Frame 1 (no input): blank canvas, image omitted
Frame 60 (no input): blank canvas, image omitted
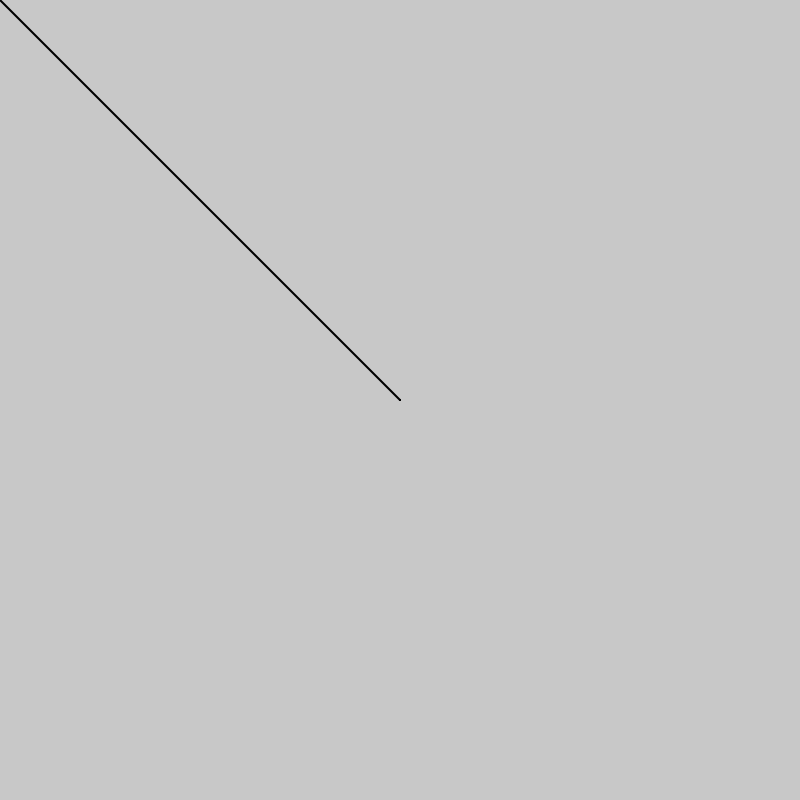
Frame 120 (the mouse pressed at the canvas centre since frame 60)

The p5.js sketch whose frames 1 and 60 were blank and that drew this single picture after the mouse press (run headless with seeded random() and noise() and a simulated clock; from frame 60 on, the mouse is pressed at the canvas centre):

// p5.js sketch
// ── sketch.js
let previousMouseX = -1;
let previousMouseY = -1;
let canvas;
let selectArea;
/**
 * selectMode - 0 Start
 * selectMode - 1 Press select area
 * selectMode - 2 press cut(pixels copied and cleared from canvas)
 */
let selectMode;
let editMode;
let selectButton, clearButton, editButton;
let pencilButton, thickPencilButton;
let colorButtons = [];
let selectedColor= 'black';
let currentShape =[];
let selectedPixels;
let pencilType = "regular";

function setup ( ) {
	canvas =createCanvas(800, 800);
	background(200);
	noFill();
	stroke(0);
	selectMode= 0;
	editMode=0;
	selectArea = {x:0,y:0, w: 100, h: 100};

	selectButton = createButton('Select area');
	clearButton = createButton('Clear');
	editButton = createButton('Create Shape');
	pencilButton = createButton('Regular Pencil');
	thickPencilButton = createButton('Thick Pencil');

	const colors = ['black', 'red', 'blue', 'green', 'yellow', 'purple'];
	for (let col of colors) {
		let colorButton = createButton('');
		colorButton.style('background-color', col);
		colorButton.style('width', '30px');
		colorButton.style('height', '30px');
		colorButton.mousePressed(() => selectedColor = col);
		colorButtons.push(colorButton);
	}

	selectButton.mousePressed(handleSelectButton);
	clearButton.mousePressed(() => {
		background(200);
		previousMouseX = -1;
		previousMouseY = -1;
	});
	editButton.mousePressed(handleEditButton);
	pencilButton.mousePressed(() => pencilType = "regular");
	thickPencilButton.mousePressed(() => pencilType = "thick");
}

function draw() {
	if (!mouseIsPressed && selectMode === 0 && editMode === 0) {
		previousMouseX = mouseX;
		previousMouseY = mouseY;
	}

	if (mouseIsPressed && editMode === 0) {
		if (selectMode === 0 && mousePressOnCanvas(canvas)) {
			if (previousMouseX === -1) {
				previousMouseX = mouseX;
				previousMouseY = mouseY;
			} else {
				stroke(selectedColor);
				strokeWeight(pencilType === "thick" ? 8 : 2);
				line(previousMouseX, previousMouseY, mouseX, mouseY);
				previousMouseX = mouseX;
				previousMouseY = mouseY;
			}
		} else if (selectMode === 1) {
			updatePixels();
			noStroke();
			fill(255, 0, 0, 100);
			rect(selectArea.x, selectArea.y, selectArea.w, selectArea.h);
		}
	}

	if (editMode > 0) {
		updatePixels();
		if (mouseIsPressed && mousePressOnCanvas(canvas) && editMode === 2) {
			for (let i = 0; i < currentShape.length; i++) {
				if (dist(currentShape[i].x, currentShape[i].y, mouseX, mouseY) < 15) {
					currentShape[i].x = mouseX;
					currentShape[i].y = mouseY;
				}
			}
		}
		beginShape();
		for (let i = 0; i < currentShape.length; i++) {
			vertex(currentShape[i].x, currentShape[i].y);
			if (editMode === 2) {
				fill('red');
				ellipse(currentShape[i].x, currentShape[i].y, 10, 10);
			}
		}
		if (editMode === 0) {
			fill(selectedColor);
		}
		endShape(CLOSE);
	}
}

function mousePressed() {
	switch (selectMode) {
		case 1:
			selectArea.x = mouseX;
			selectArea.y = mouseY;
			break;
		case 2:
			image(selectedPixels, mouseX, mouseY);
			break;
	}
}

function mouseDragged() {
	if (selectMode === 1) {
		let width = mouseX - selectArea.x;
		let height = mouseY - selectArea.y;
		selectArea.w = width;
		selectArea.h = height;
	}
}

function mouseReleased() {
	if (mousePressOnCanvas(canvas) && editMode === 1) {
		currentShape.push({x: mouseX, y: mouseY});
	}
}

function handleSelectButton() {
	switch (selectMode) {
		case 0:
			selectMode += 1;
			selectButton.html('Cut');
			loadPixels();
			break;
		case 1:
			selectMode += 1;
			selectButton.html('End Paste');
			updatePixels();
			selectedPixels = get(selectArea.x, selectArea.y, selectArea.w, selectArea.h);
			fill(200);
			noStroke();
			rect(selectArea.x, selectArea.y, selectArea.w, selectArea.h);
			break;
		case 2:
			selectMode = 0;
			loadPixels();
			previousMouseX = -1;
			previousMouseY = -1;
			selectArea = {x: 0, y: 0, w: 100, h: 100};
			selectButton.html('Select area');
			break;
	}
}

function handleEditButton() {
	switch (editMode) {
		case 0:
			editMode = 1;
			editButton.html("Edit Vertices");
			break;
		case 1:
			editMode = 2;
			editButton.html("Finish Shape");
			break;
		case 2:
			editMode = 0;
			editButton.html('Create Shape');
			loadPixels();
			draw();
			currentShape = [];
			break;
	}
}

function mousePressOnCanvas(canvas) {
	return (
		mouseX > 0 &&
		mouseX < canvas.width &&
		mouseY > 0 &&
		mouseY < canvas.height
	);
}
